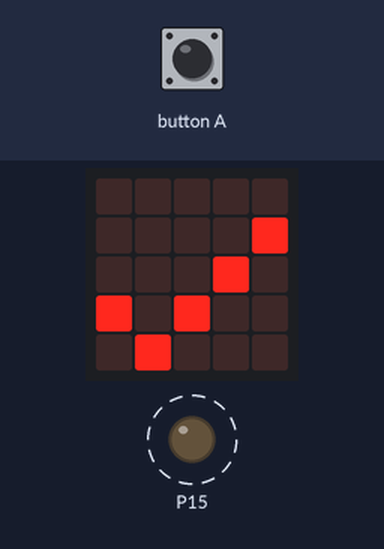
The program below on a simulated BBC micro:bit (MakeCode). Shown: the board's 5×5 LED display, output pins drawn as LEDs (lit = HIGH). Dashed ring = blinking. The inputs (shaded band) are chosen by the test bench.

Above: at 1.2 s.
1.3 s: button A pressed for 1 s
At 2.6 s:
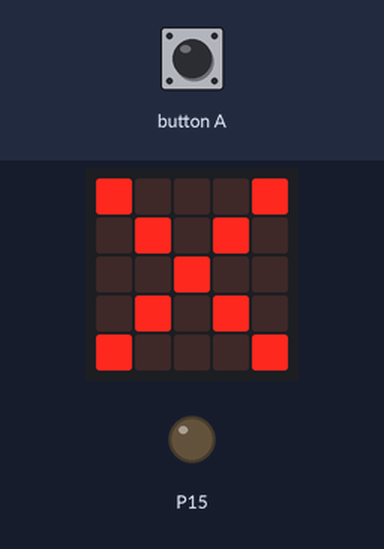
4.3 s: button A pressed for 3.2 s
At 7.72 s:
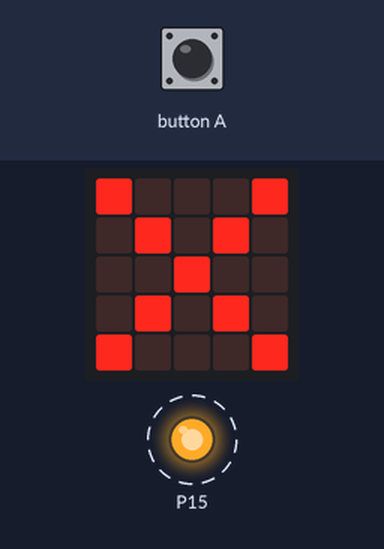
Timing chart, 0 to 15.1 s (numbered marks = the images above; inputs shaded):
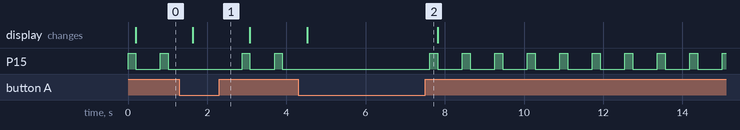

Measured:
- after the input at 1.3 s, the display: changes after 0.34 s (image 1)
- after the input at 4.3 s, the display: changes after 0.22 s (image 2)

The program:

main.ts
```typescript
let knapp = 0
basic.forever(function on_forever() {

    knapp = pins.digitalReadPin(DigitalPin.P5)
    if (knapp) {
        pins.digitalWritePin(DigitalPin.P15, 1)
        basic.pause(200)
        pins.digitalWritePin(DigitalPin.P15, 0)
        basic.showIcon(IconNames.Yes)
    } else {
        basic.showIcon(IconNames.No)
    }

})
```

test.ts
```typescript
// testene settes inn her; disse vil ikke kompilert så lenge denne pakken blir brukt som en utvidelse.
```
